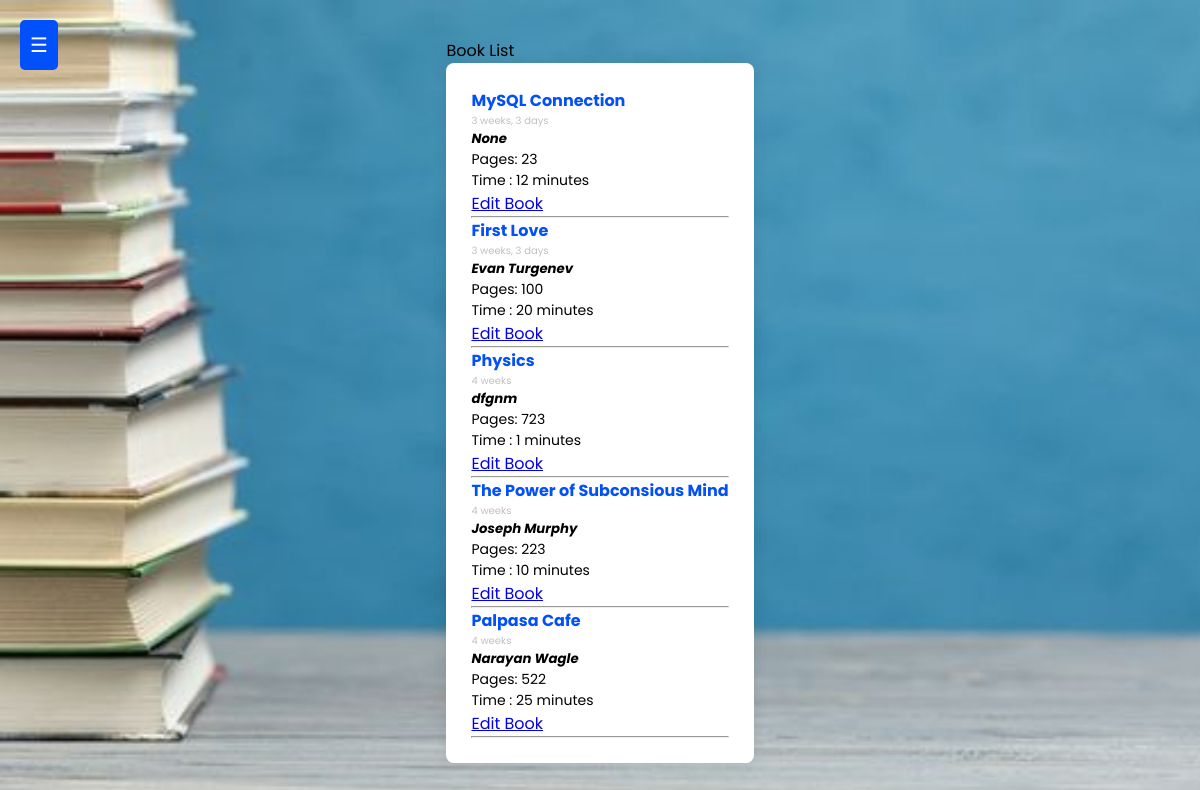
The app's page /viewBooks/, older data.
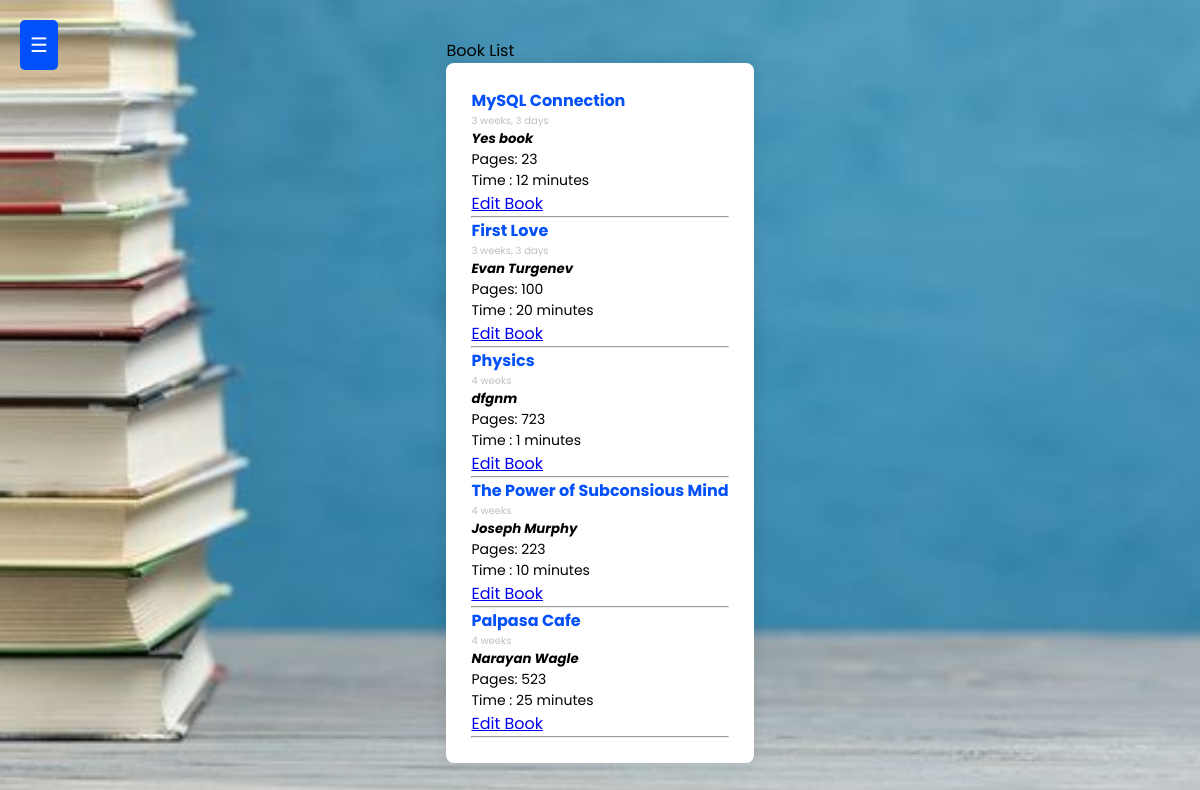
The same page, newer data.
### Book/models.py (models this page shows, shortened)
class Book(models.Model):
    name = models.CharField(max_length=500)
    author = models.CharField(max_length=100)
    pages = models.IntegerField()
    time_mins = models.IntegerField()
    created = models.DateTimeField(auto_now_add=True)
    class Meta:
        ordering = ['-created']

### Book/views.py (the view)
# urls.py: path('viewBooks/', views.viewBook, name="viewBook"),
def viewBook(request):
    book = Book.objects.all()
    return render(request, 'Book/book_view.html', {'books': book})

### Book/templates/Book/book_view.html (shortened to what this page needs)
<!DOCTYPE html>
<html lang="en">
<head>
    {% load static %}
    <link rel="stylesheet" href="{% static 'Book/css/tracking.css' %}" />
</head>
<body>
    {% include 'sidebar.html' %}
    <div class="main" >
        <header>Book List</header>
        <section class="view-container">
        {% for book in books%}
            <div class="row">
                <div class="col-md-6">
                    <div class="row">
                        <div class="col text-end">
                            <div class="form-group">
                                <h4 style="color: #0250fa;"> {{book.name}} </h4>
                                <p style="color: #c0c0c0; font-size: 10px;"> {{book.created|timesince}} </p>
                            </div>
                        </div>
                        <div class="form-group">
                            <h5><em> {{book.author}} </em></h5>
                        </div>
                        <div class="form-group">
                            <p style="text-align: justify; font-size: 14px;">
                                Pages: {{book.pages}}
                            </p>
                        </div>
                        <div class="view-info">
                            <p style="text-align: justify; font-size: 14px;">
                                Time : {{book.time_mins}} minutes
                            </p>
                        </div>
                        <a href="{% url 'editBook' book.id %}">Edit Book</a>
                    </div>
                </div>
            </div>
            <hr>
        {% endfor %}
        </section>
    </div>
</body>
</html>

### templates/sidebar.html (shortened to what this page needs)
<!DOCTYPE html>
<html lang="en">
<head>
</head>
<body>
    <button class="open-btn" id="open-btn">&#9776; </button>
</body>
</html>

### Book/static/Book/css/tracking.css (style rules this page uses)
* { margin: 0; padding: 0; box-sizing: border-box; font-family: "Poppins", sans-serif; }
body { min-height: 100vh; display: flex; align-items: center; justify-content: center; padding: 20px; background-image: url(.../img/bg.jpg); background-size: cover; background-repeat: no-repeat; background-position: center; }
.view-container { position: relative; max-width: 700px; width: 100% !important; background: #fff; padding: 25px; border-radius: 8px; box-shadow: 0 0 15px rgba(0, 0, 0, 0.1); }

### templates/sidebar.html (style rules this page uses)
* { margin: 0; padding: 0; box-sizing: border-box; font-family: "Poppins", sans-serif; }
body { min-height: 100vh; display: flex; align-items: center; justify-content: center; padding: 20px; background-image: url(./img/bg.jpg); background-size: cover; background-repeat: no-repeat; background-position: center; }
.open-btn { font-size: 20px; background: #0250fa; border: none; color: white; padding: 10px; cursor: pointer; border-radius: 5px; position: fixed; top: 20px; left: 20px; z-index: 1; }

Row changes from the older to the newer data that the page shows:
changed Book "MySQL Connection": author "None" → "Yes book"
changed Book "Palpasa Cafe": pages "522" → "523"
